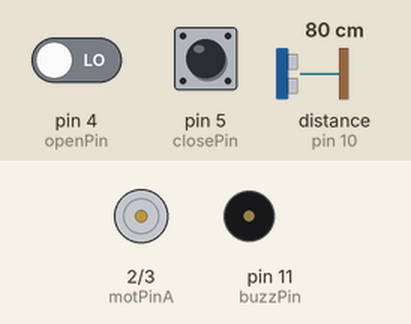
Bench run of a sketch on a simulated Arduino Uno, built with avr-gcc and run on an emulated ATmega328P. Shown: motor-driver pin pairs drawn as motors (green arrow = first pin HIGH = forward, orange = second pin HIGH = backward, longer = more drive), buzzer (waves = sounding, pin HIGH). Wiring (inferred from the names in the program): ultrasonic range finder: trigger pin 9; echo pin 10. Inputs (shaded band) come from the test bench; at power-on: distance to the obstacle (sensor on pin 10) 80 cm, pin 4 (openPin) LOW, pin 5 (closePin) HIGH. The echo pulse lasts 58.3 µs per cm; pins used as bus, display or sensor lines are not drawn.

Above: at 1.2 s.
1.3 s: distance to the obstacle (sensor on pin 10) set to 57 cm
2.8 s: distance to the obstacle (sensor on pin 10) set to 47 cm
At 3.9 s:
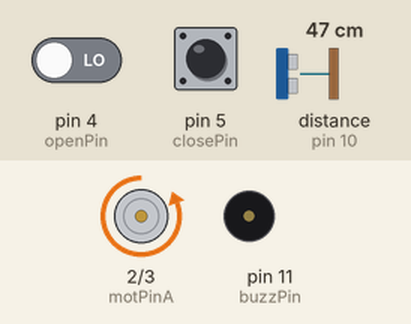
Timing chart, 0 to 5.8 s (numbered marks = the images above; inputs shaded):
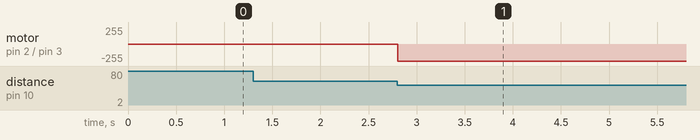

The sketch:

Documantation.ino
```cpp
/*
Автоматична врата
*/

// defines pins numbers
const int trigPin = 9; //Connects the UltraSonic Sensor's Trigger with Arduino .
const int echoPin = 10;//Connects the UltraSonic Sensor's Echo with Arduino.
const int buzzPin = 11;//Connects the Buzzer with Arduino.
const int motPinA = 2; // Magnet 1;
const int motPinB = 3; // Magnet 2;
const int openPin = 4; // Opened door;
const int closePin = 5; // Closed door;
long duration;
int distance;

// the setup function runs once when you press reset or power the board
void setup() {
  // initialize digital pin LED_BUILTIN as an output.

  pinMode(motPinA, OUTPUT); // Sets the motPinA as an Output;
  pinMode(motPinB, OUTPUT); //Sets the motPinB as an Output;
  pinMode(openPin, INPUT); //Sets the openPin as an Input;
  pinMode(closePin, INPUT);//Sets the closePin as an Input;
  pinMode(trigPin, OUTPUT); // Sets the trigPin as an Output;
  pinMode(echoPin, INPUT); // Sets the echoPin as an Input;
  pinMode(buzzPin, OUTPUT); //Sets the buzzPin as an Output;
}

// the loop function runs over and over again forever

void loop() {

// Clears the trigPin
digitalWrite(trigPin, LOW);
delayMicroseconds(2);// Sets the trigPin on HIGH state for 10 micro seconds
digitalWrite(trigPin, HIGH);
delayMicroseconds(10); // After what it has to respond;
digitalWrite(trigPin, LOW);// Reads the echoPin, returns the sound wave travel time in microseconds
duration = pulseIn(echoPin, HIGH); // Calculating the distance.It always multiple to 0.034.
distance= duration*0.034/2;

if(distance>50){ // if the distance is over 50 cm  the first Magnet stops but the second is working and stops the DC MOTOR. The door is closed.
    while(!digitalRead(closePin)){
      digitalWrite(motPinB, LOW);
      digitalWrite(motPinA, HIGH);
    }
  digitalWrite(motPinB, LOW);
  digitalWrite(motPinA, LOW);
}
if(distance<=50){
  while(!digitalRead(openPin)){ //if the distance is under 50 cm  the first Magnet is working abd stops the DC MOTOR but second Magnet stops working. The door is opened.
    digitalWrite(motPinB, HIGH);
    digitalWrite(motPinA, LOW);
  }
  digitalWrite(motPinB, LOW);
  digitalWrite(motPinA, LOW);
  tone(buzzPin, 1000); // After the door is opened creates a sound that last a few seconds.
  delay(2000);  // After what it has to respond;
  noTone(buzzPin); //The sound stops;
  delay(1000);  // After what it has to respond;
}


}
```

Measured:
- the behaviour switches between 52 and 51 cm on distance to the obstacle (sensor on pin 10) (found by bisection; images 0 and 1)
- after the input at 1.3 s, every drawn part: stays the same
- after the input at 2.8 s, motor on pin 2 (motPinA) / pin 3 (motPinB): stopped → backward 255/255 at once
